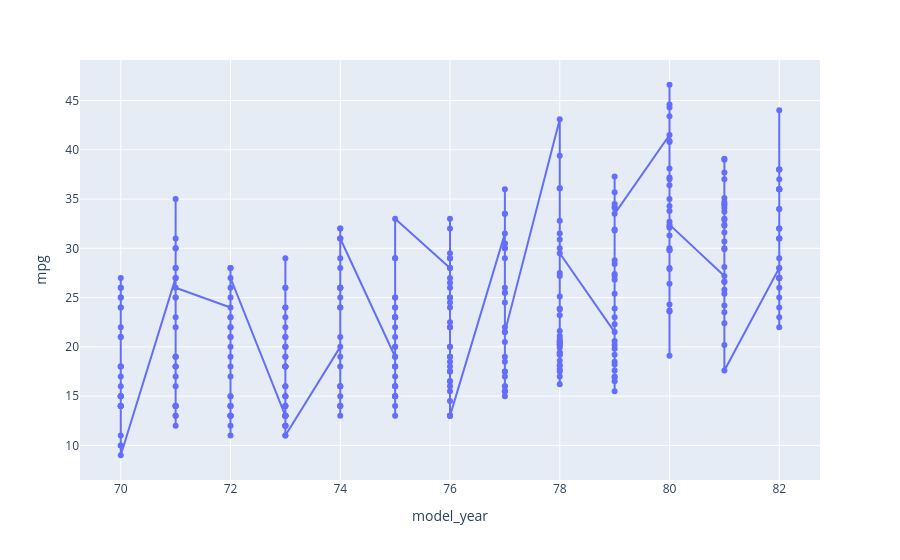

The notebook cell saved with this chart:
### Code cell
## Line CHART mpg VS MODEL_YEAR
fig = px.line(cars, x = "model_year", y = "mpg", markers= True, hover_data= ["origin", "weight"], hover_name= "name")
fig.show()

### Figure 1 — Plotly figure (JSON) as saved in the notebook; plotly's stock layout.template omitted (floating-point values rounded to 4 significant figures; data arrays with more than 128 entries replaced by an {"elided": "..."} marker saying what was removed)
{"data": [{"customdata": {"elided": "398x2 mixed values"}, "hovertemplate": "<b>%{hovertext}</b><br><br>model_year=%{x}<br>mpg=%{y}<br>origin=%{customdata[0]}<br>weight=%{customdata[1]}<extra></extra>", "hovertext": {"elided": "398 str values"}, "legendgroup": "", "line": {"color": "#636efa", "dash": "solid"}, "marker": {"symbol": "circle"}, "mode": "lines+markers", "name": "", "orientation": "v", "showlegend": false, "type": "scatter", "x": {"elided": "398 int values"}, "xaxis": "x", "y": {"elided": "398 float values"}, "yaxis": "y"}], "layout": {"autosize": true, "legend": {"tracegroupgap": 0}, "margin": {"t": 60}, "xaxis": {"anchor": "y", "autorange": true, "domain": [0, 1], "range": [69.26, 82.74], "title": {"text": "model_year"}, "type": "linear"}, "yaxis": {"anchor": "x", "autorange": true, "domain": [0, 1], "range": [6.089, 49.51], "title": {"text": "mpg"}, "type": "linear"}}}
